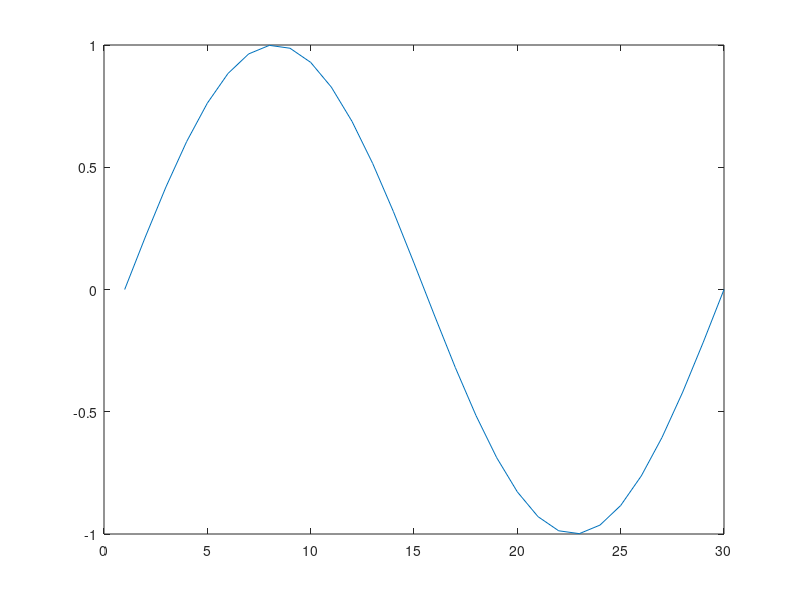

Here is the MATLAB script that generated this plot:
clc;
clear all;
x=linspace(0,2*pi,30); %this command defines the number of continuous points that are required to plot the graph within the given range
y=sin(x);
plot(y);
